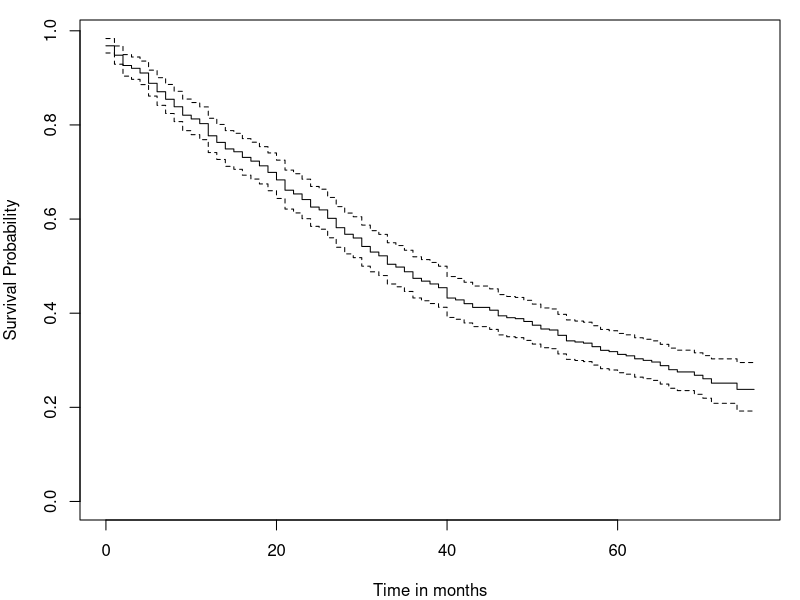
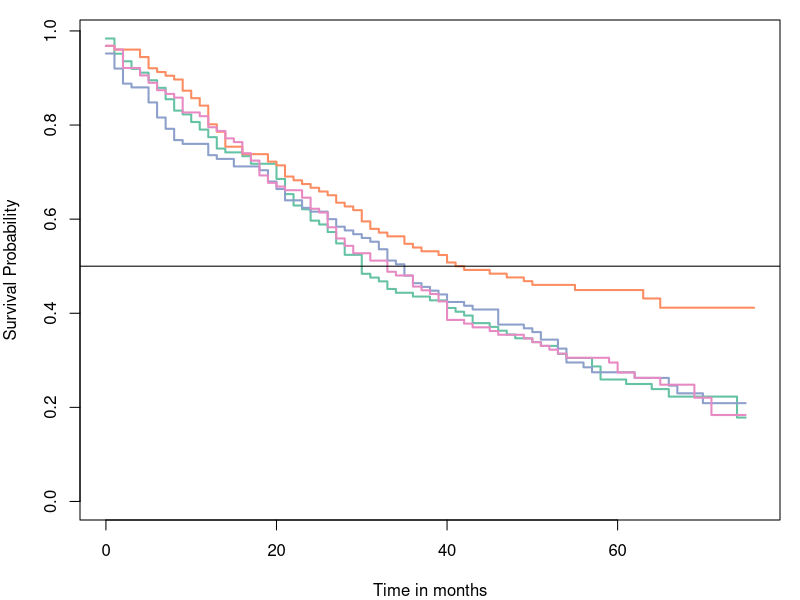
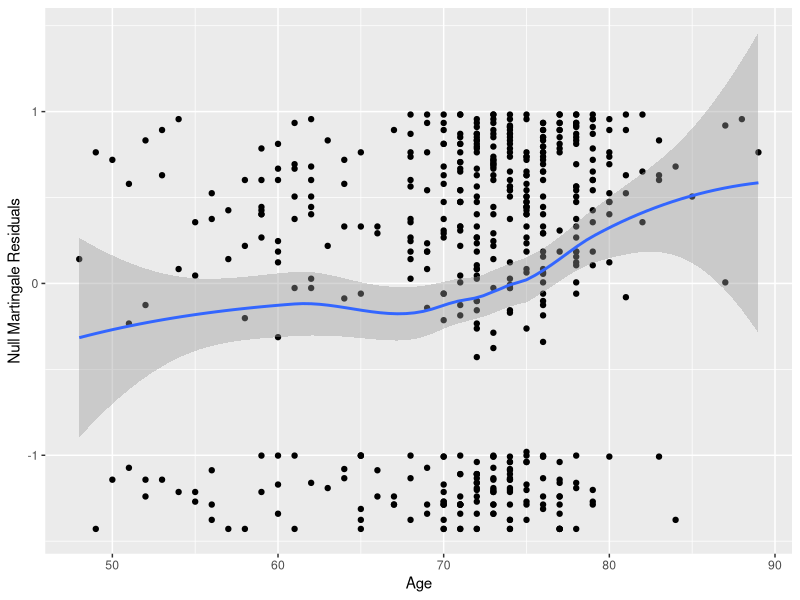
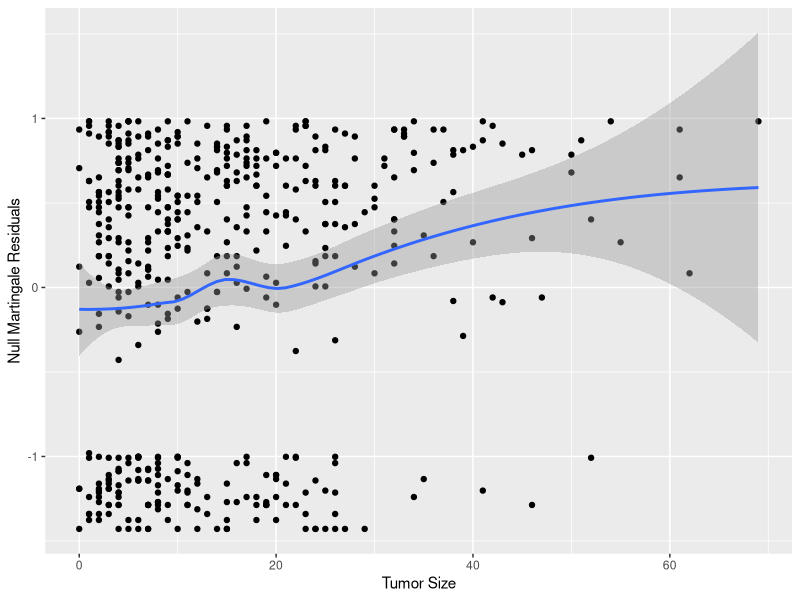
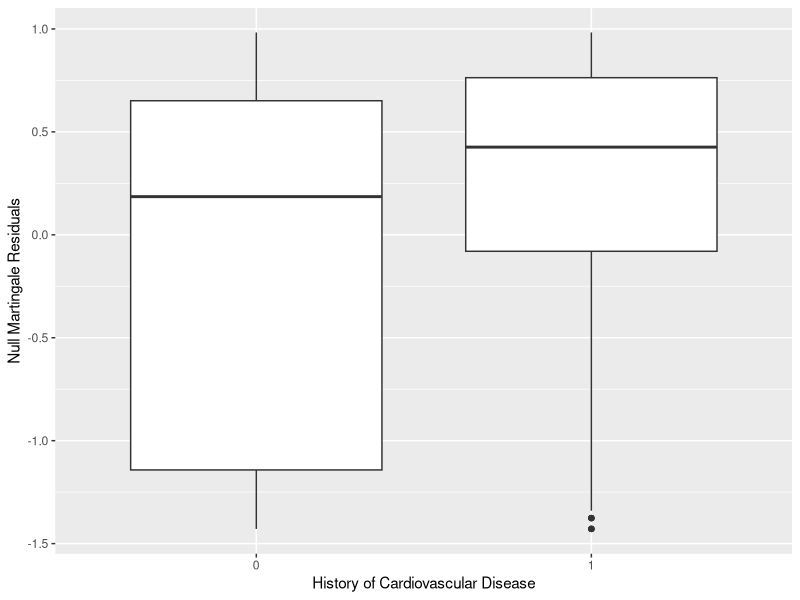
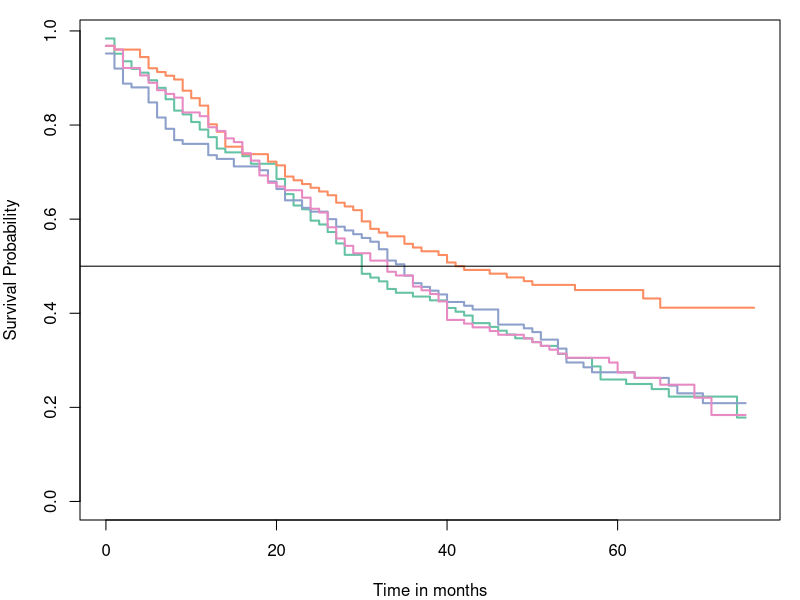
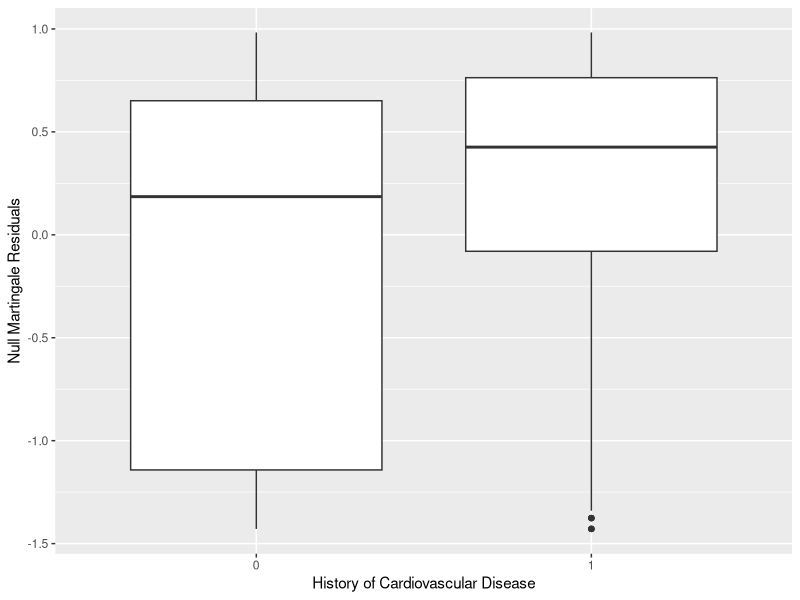
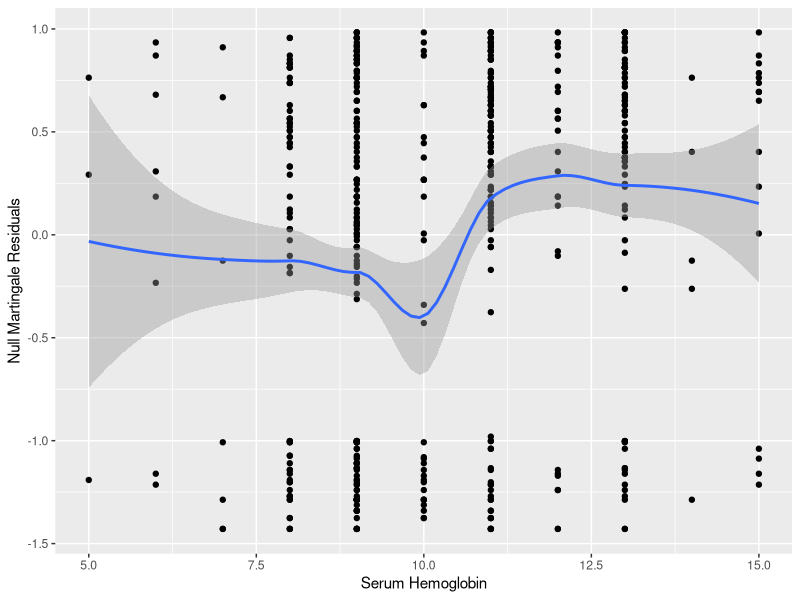

These charts were generated, in order, by the following R code:
## ---- chunk 1
library(survival)
library(tidyverse)
library(rpart)
## ---- chunk 2
pc <- read.csv("prostate.tsv", 
               sep = "\t",
               header = TRUE)
## ---- chunk 3
summary(pc)
## ---- chunk 4

(rp <- rpart(sg ~ age + wt + hx + sbp + dbp + hg + sz + ap + bm,
            data = pc))

idx <- which(is.na(pc$sg))
pc$i.sg <- pc$sg
pc$i.sg[idx] <- round(predict(rp, newdata = pc[idx,]),0)

pc[idx, c("ap", "sz", "bm", "sg", "i.sg")]
rm(idx, rp)
## ---- chunk 5
rp <- rpart(sz ~ age + wt + hx + sbp + dbp + hg + sg + ap + bm,
            data = pc)

idx <- which(is.na(pc$sz))
pc$i.sz <- pc$sz
pc$i.sz[idx] <- round(predict(rp, newdata = pc[idx,]),0)

pc[idx, c("age", "wt", "hg", "sg", "ap", "sz", "i.sz")]
rm(rp, idx)
## ---- chunk 6
rp <- rpart(age ~ wt + hx + sbp + dbp + hg + sg + ap + bm + sz,
            data = pc)

idx <- which(is.na(pc$age))
pc$i.age <- pc$age
pc$i.age[idx] <- round(predict(rp, newdata = pc[idx,]),0)

pc[idx, c("hg", "sg", "sz", "hx", "ap", "dbp", "sbp", "age", "i.age")]
rm(rp, idx)
## ---- chunk 7
rp <- rpart(wt ~ age + hx + sbp + dbp + hg + sg + ap + bm + sz,
            data = pc)

idx <- which(is.na(pc$wt))
pc$i.wt <- pc$wt
pc$i.wt[idx] <- round(predict(rp, newdata = pc[idx,]),0)

pc[idx, c("age", "dbp", "hg", "sz", "ap", "bm", "wt", "i.wt")]
rm(rp, idx)
## ---- chunk 8
pc$dead <- ifelse(pc$status == "alive", 0, 1)
## ---- chunk 9
(km <- survfit(Surv(dtime, dead) ~ 1, data = pc))
## ---- chunk 10
par(mar = c(4,4,1,1))
plot(km,
     xlab = "Time in months",
     ylab = "Survival Probability")
## ---- chunk 11
km.rx <- survfit(Surv(dtime, dead) ~ rx,
        data = pc)

par(mar = c(4,4,1,1))
plot(km.rx,
     xlab = "Time in months",
     ylab = "Survival Probability",
     col = c("#66c2a5", "#fc8d62", "#8da0cb", "#e78ac3"),
     lwd = 2)
abline(h = 0.5)
## ---- chunk 12
km.rx
## ---- chunk 13
cph.null <- coxph(Surv(dtime, dead) ~ 1,
                  data = pc)
cph.null
## ---- chunk 14
pc$null.mr <- residuals(cph.null, type = "martingale")
## ---- chunk 15
ggplot(pc) +
  aes(x = i.age, y = null.mr) +
  geom_point() +
  geom_smooth() +
  labs(x = "Age", y = "Null Martingale Residuals")
## ---- chunk 16
ggplot(pc) +
  aes(x = i.sz, y = null.mr) +
  geom_point() +
  geom_smooth() +
  labs(x = "Tumor Size", y = "Null Martingale Residuals")
## ---- chunk 17
ggplot(pc) +
  aes(x = factor(hx), y = null.mr) +
  geom_boxplot() +
  labs(x = "History of Cardiovascular Disease", y = "Null Martingale Residuals")
## ---- chunk 18
all.cph <- coxph(Surv(dtime, dead) ~ rx + pspline(i.age) + pspline(i.wt) + pf + hx + sbp + dbp +
                     ekg + hg + i.sz + i.sg + ap + bm ,
                 data = pc)
## ---- chunk 19
res.step <- step(all.cph,
                 scope = list(
                   upper = ~ rx + pspline(i.age) + pspline(i.wt) + pf + hx + sbp + dbp +
                     ekg + hg + i.sz + i.sg + ap + bm,
                   lower = ~ rx))
## ---- chunk 20
min.cph <- coxph(Surv(dtime, dead) ~ rx ,
                 data = pc)
## ---- chunk 21
res2.step <- step(min.cph,
                 scope = list(
                   upper = ~ rx + i.age + i.wt + pf + hx + sbp + dbp +
                     ekg + hg + i.sz + i.sg + ap + bm,
                   lower = ~ rx))
## ---- chunk 22
res.step
## ---- chunk 23
km.rx <- survfit(Surv(dtime, dead) ~ rx,
        data = pc)

par(mar = c(4,4,1,1))
plot(km.rx,
     xlab = "Time in months",
     ylab = "Survival Probability",
     col = c("#66c2a5", "#fc8d62", "#8da0cb", "#e78ac3"),
     lwd = 2)
abline(h = 0.5)
## ---- chunk 24
ggplot(pc) +
  aes(x = factor(hx), y = null.mr) +
  geom_boxplot() +
  labs(x = "History of Cardiovascular Disease", y = "Null Martingale Residuals")
## ---- chunk 25
ggplot(pc) +
  aes(x = i.sg, y = null.mr) +
  geom_point() +
  geom_smooth() +
  labs(x = "Serum Hemoglobin", y = "Null Martingale Residuals")
## ---- chunk 26
ggplot(pc) +
  aes(x = factor(i.sg), y = null.mr) +
  geom_boxplot() +
  labs(x = "Stage and Hist. Grade", y = "Null Martingale Residuals")
